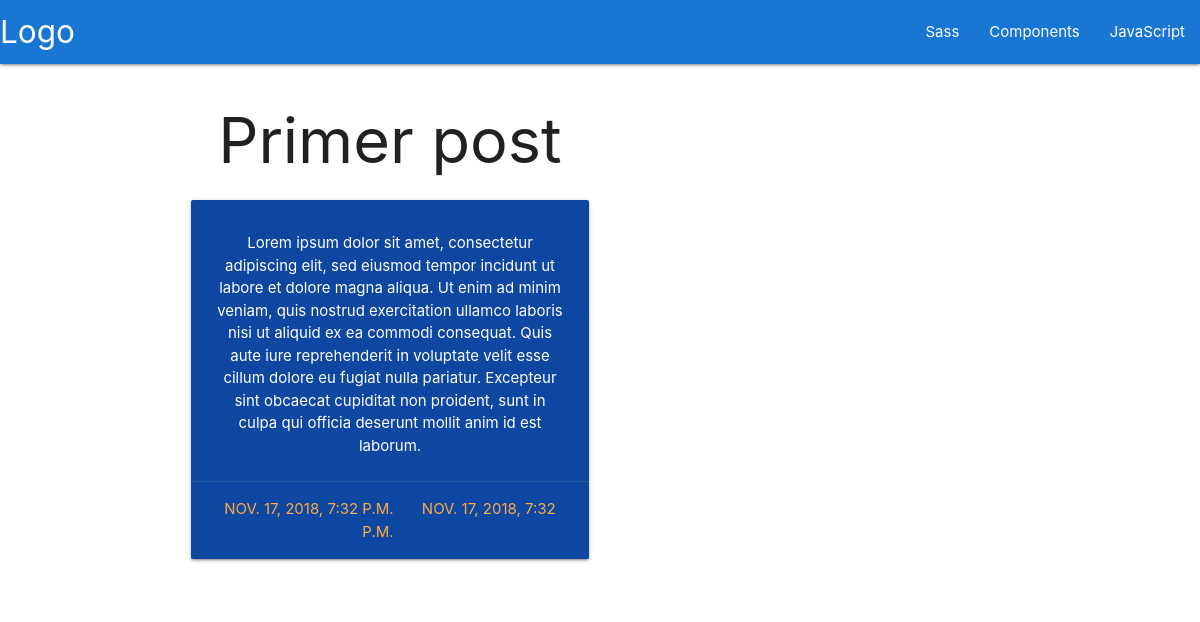
The app's page /posts/detail/52b2192c-13df-47c4-bafb-c348cc6c8c6e/ with its own data.
### posts/models.py (models this page shows, shortened)
class Post(models.Model):
	id = models.UUIDField(primary_key=True,
						  default=uuid4,
						  editable=False)
	title = models.CharField(max_length=150)
	content = models.TextField()
	created_at = models.DateTimeField(auto_now_add=True,
									  auto_now=False)
	updated_at = models.DateTimeField(auto_now=True)
	author = models.ForeignKey(Author, on_delete=models.CASCADE)

### posts/views.py (the view)
# urls.py: url(r'^detail/(?P<post_id>([a-f0-9]{8}-?[a-f0-9]{4}-?4[a-f0-9]{3}-?[89ab][a-f0-9]{3}-?[a-f0-9]{12}))/$', PostDetailView.as_view(), name='detail'),
class PostDetailView(TemplateView):
	template_name = 'post_detail.html'
	def get_context_data(self, *args, **kwargs):
		context = super(PostDetailView, self).get_context_data(*args, **kwargs)
		post_id = self.kwargs.get('post_id', None)
		post_detail = Post.objects.get(id=post_id)
		context.update({'post_detail': post_detail})
		return context

### templates/post_detail.html (shortened to what this page needs)
{% extends 'base.html' %}
{% block content %}
  <div class="row center">
    <div class="col s12 m6 l6">
    <h1>{{ post_detail.title }}</h1>
      <div class="card blue darken-4">
        <div class="card-content white-text">
          <p>{{ post_detail.content }}</p>
        </div>
        <div class="card-action">
          <a href="#">{{ post_detail.created_at }}</a>
          <a href="#">{{ post_detail.updated_at }}</a>
        </div>
      </div>
    </div>
  </div>
{% endblock %}

### records on screen
Post: title "Primer post", content "Lorem ipsum dolor sit amet, consectetur adipiscing elit, sed eiusmod tempor incidunt ut labore et dolore magna aliqua. Ut enim ad minim veniam, quis nostrud exercitation ullamco laboris nisi ut aliquid ex ea commodi consequat. Quis aute iure reprehenderit in voluptate velit esse cillum dolore eu fugiat nulla pariatur. Excepteur sint obcaecat cupiditat non proident, sunt in culpa qui officia deserunt mollit anim id est laborum.", created_at "NOV. 17, 2018, 7:32 P.M.", updated_at "NOV. 17, 2018, 7:32 P.M."
